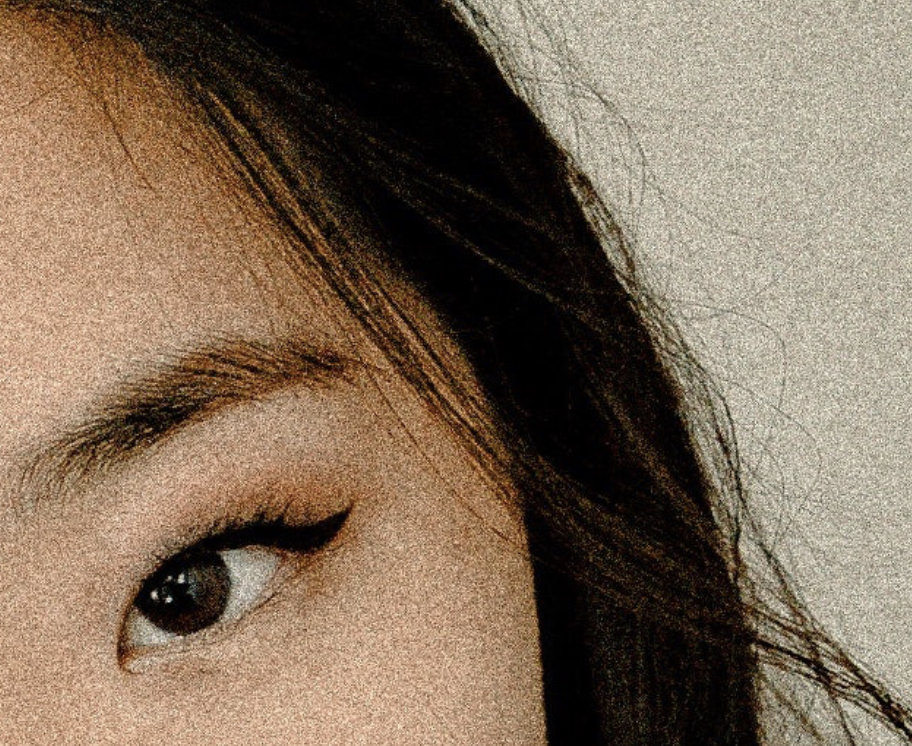
#> input picture PycharmProjects/ImageFilteringTechniques/source/noicyImg.jpg, 912 x 746 px
$ python hybridTechWithMeasurements.py
#> lines starting #> are read from the running program, lines starting #| are printed output that depends on the picture
import cv2
import numpy as np
from skimage.metrics import structural_similarity as ssim
from matplotlib import pyplot as plt


# Load the original image
original = cv2.imread('../source/noicyImg.jpg')
#> original is the input picture: shape (746, 912, 3); mean B, G, R 87.8, 106.6, 125
#############
# # Step 1: Median Blur for noise reduction
# median_blurred = cv2.medianBlur(original, 5)
#
# # Step 2: Bilateral Filter for edge-preserving smoothing
# bilateral = cv2.bilateralFilter(median_blurred, 9, 75, 75)
#
# # Step 3: Unsharp Masking for sharpening
# gaussian_blur = cv2.GaussianBlur(bilateral, (5, 5), 0)
# filtered = cv2.addWeighted(bilateral, 1.5, gaussian_blur, -0.5, 0)
##############
denoised = cv2.fastNlMeansDenoisingColored(original, None, 10, 10, 7, 21)

# Step 2: Bilateral Filter for further noise reduction while preserving edges
filtered = cv2.bilateralFilter(denoised, 9, 75, 75)
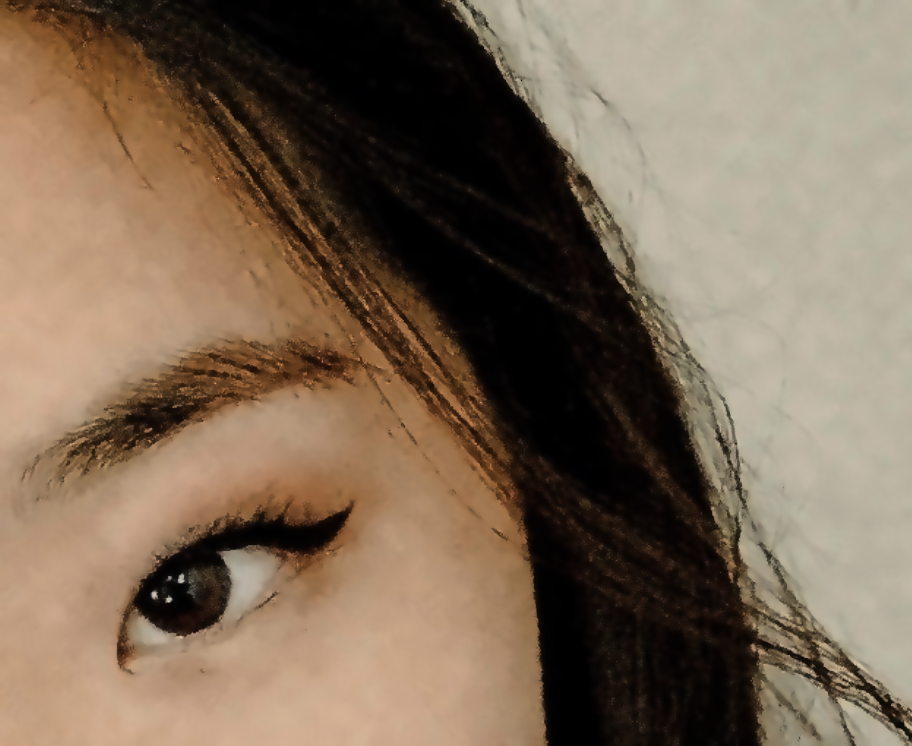
#> filtered: shape (746, 912, 3); mean B, G, R 86.6, 105.8, 125

denoised1 = cv2.fastNlMeansDenoisingColored(original, None, 10, 10, 7, 21)
filtered1 = cv2.bilateralFilter(denoised, 9, 75, 75)
# Step 3: Gaussian Blur to smooth out remaining minor noise
#filtered = cv2.GaussianBlur(bilateral_filtered, (5, 5), 0)

################


# Check if images are loaded
if original is None or filtered is None:
    print("Error: Could not load images.")
    exit()

# Function to calculate PSNR
def psnr(original, filtered):
    mse_value = np.mean((original - filtered) ** 2)
    if mse_value == 0:  # Images are identical
        return float('inf')
    pixel_max = 255.0
    return 20 * np.log10(pixel_max / np.sqrt(mse_value))

# Function to calculate MSE
def mse(original, filtered):
    return np.mean((original - filtered) ** 2)

# Function to calculate SSIM
def compute_ssim(original, filtered):
    original_gray = cv2.cvtColor(original, cv2.COLOR_BGR2GRAY)
    filtered_gray = cv2.cvtColor(filtered, cv2.COLOR_BGR2GRAY)
    return ssim(original_gray, filtered_gray)

# Function to compare histograms
def compare_histograms(original, filtered):
    original_hist = cv2.calcHist([original], [0], None, [256], [0, 256])
    filtered_hist = cv2.calcHist([filtered], [0], None, [256], [0, 256])

    # Plot histograms for both images
    plt.plot(original_hist, label='Original Image', color='blue')
    plt.plot(filtered_hist, label='Filtered Image', color='green')
    plt.xlabel('Pixel Intensity')
    plt.ylabel('Frequency')
    plt.legend()
    plt.title('Histogram Comparison')

# Function to calculate the difference image
def difference_image(original, filtered):
    diff = cv2.absdiff(original, filtered)
    return diff

def histogram_analysis(image):
    hist = cv2.calcHist([image], [0], None, [256], [0, 256])
#> hist = 256 values, max 34826 at index 0, min 0 at index 236, mean 2657.6
    mean_intensity = np.mean(hist)
#> mean_intensity = 2657.6
    std_deviation = np.std(hist)
#> std_deviation = 3391.9
    return mean_intensity, std_deviation

# Analyze histograms for original and filtered images
mean_original, std_original = histogram_analysis(original)
#> mean_original = 2657.6; std_original = 3391.9
mean_filtered, std_filtered = histogram_analysis(filtered)
#> mean_filtered = 2657.6; std_filtered = 4073.5

print(f"Original Image - Mean Intensity: {mean_original:.2f}, Std Dev: {std_original:.2f}")
#| Original Image - Mean Intensity: 2657.62, Std Dev: 3391.90
print(f"Filtered Image - Mean Intensity: {mean_filtered:.2f}, Std Dev: {std_filtered:.2f}")
#| Filtered Image - Mean Intensity: 2657.62, Std Dev: 4073.54


# Calculate PSNR, MSE, and SSIM
psnr_value = psnr(original, filtered)
#> in psnr, `mse_value = np.mean((original - filtered) ** 2)`: mse_value = 67.08
#> psnr_value = 29.86
mse_value = mse(original, filtered)
#> mse_value = 67.08
ssim_value = compute_ssim(original, filtered)
#> in compute_ssim, `original_gray = cv2.cvtColor(original, cv2.COLOR_BGR2GRAY)`:
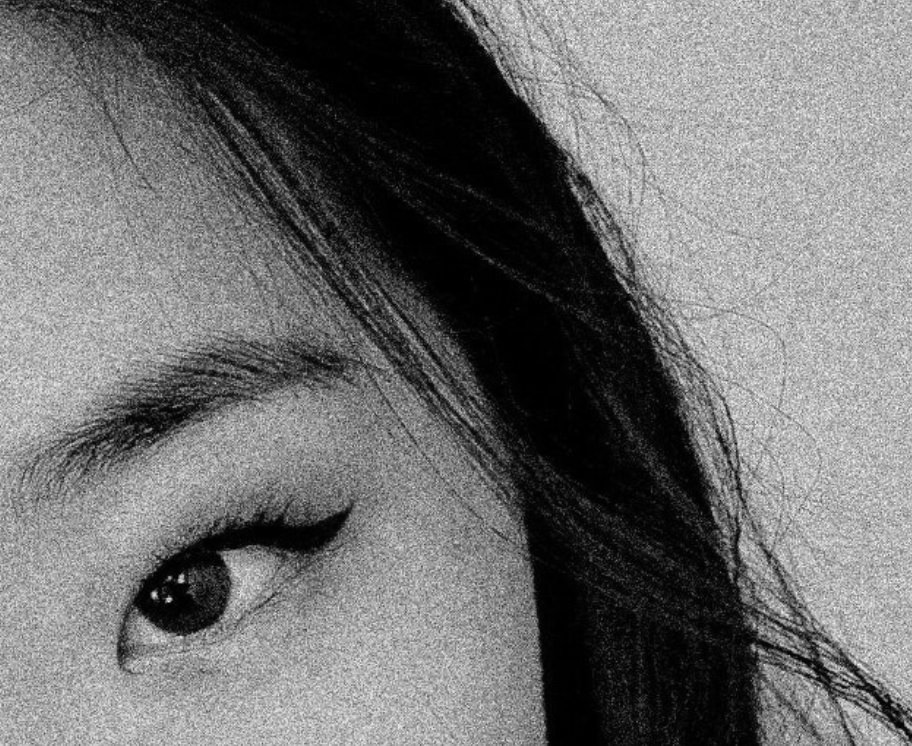
#> original_gray: shape (746, 912); min 0, max 253, mean 109.9
#> ssim_value = 0.45

# Print the results
print(f"PSNR: {psnr_value:.2f} dB")
#| PSNR: 29.86 dB
print(f"MSE: {mse_value:.2f}")
#| MSE: 67.08
print(f"SSIM: {ssim_value:.4f}")
#| SSIM: 0.4501

# Prepare figure to show all images and histograms
plt.figure(figsize=(12, 8))

# Display original image
plt.subplot(2, 2, 1)
plt.imshow(cv2.cvtColor(original, cv2.COLOR_BGR2RGB))
plt.title('Original Image')
plt.axis('off')

# Display filtered image
plt.subplot(2, 2, 2)
plt.imshow(cv2.cvtColor(filtered, cv2.COLOR_BGR2RGB))
plt.title('Filtered Image')
plt.axis('off')


# Display filtered image
plt.subplot(2, 2, 3)
plt.imshow(cv2.cvtColor(filtered1, cv2.COLOR_BGR2RGB))
plt.title('reFiltered Image')
plt.axis('off')

# Display histogram comparison
#plt.subplot(2, 2, 3)
#compare_histograms(original, filtered)


# Display PSNR, MSE, and SSIM values
plt.subplot(2, 2, 4)
plt.axis('off')  # Turn off axes for the text display
text_str = f"PSNR: {psnr_value:.2f} dB\nMSE: {mse_value:.2f}\nSSIM: {ssim_value:.4f}"
plt.text(0.5, 0.5, text_str, fontsize=14, va='center', ha='center', bbox=dict(facecolor='white', alpha=0.5))
plt.title("Image Quality Metrics")

# [8 lines of commented-out code are left out]
plt.tight_layout()
plt.show()
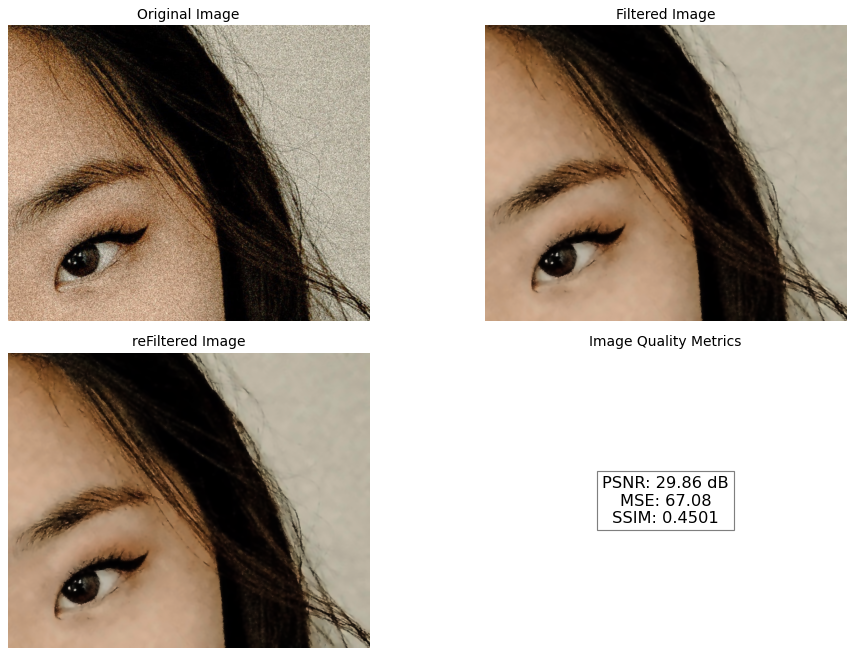
#> figure drawn by matplotlib, 3 panels

$ run again, with PycharmProjects/ImageFilteringTechniques/source/100007.jpg copied over PycharmProjects/ImageFilteringTechniques/source/noicyImg.jpg
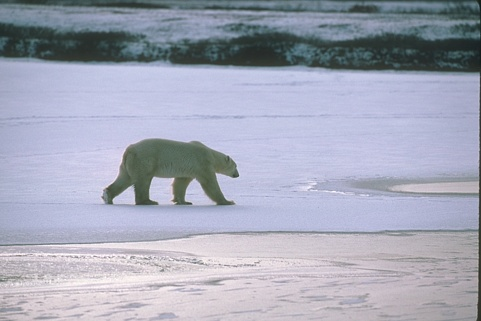
#> input picture PycharmProjects/ImageFilteringTechniques/source/100007.jpg, 481 x 321 px
#> original is the input picture: shape (321, 481, 3); mean B, G, R 183.7, 167.6, 164.2
#> hist = 256 values, max 4773 at index 227, min 0 at index 0, mean 603.1
#> mean_intensity = 603.1
#> std_deviation = 882.2
#> mean_original = 603.1; std_original = 882.2
#> mean_filtered = 603.1; std_filtered = 1020.7
#| Original Image - Mean Intensity: 603.13, Std Dev: 882.19
#| Filtered Image - Mean Intensity: 603.13, Std Dev: 1020.69
#> in psnr, `mse_value = np.mean((original - filtered) ** 2)`: mse_value = 38.87
#> psnr_value = 32.23
#> `mse_value = mse(original, filtered)`: mse_value = 38.87
#> in compute_ssim, `filtered_gray = cv2.cvtColor(filtered, cv2.COLOR_BGR2GRAY)`:
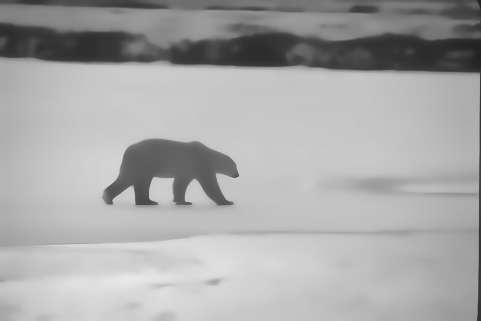
#> filtered_gray: shape (321, 481); min 34, max 231, mean 168.3
#> ssim_value = 0.735
#| PSNR: 32.23 dB
#| MSE: 38.87
#| SSIM: 0.7352
#> `plt.show()`:
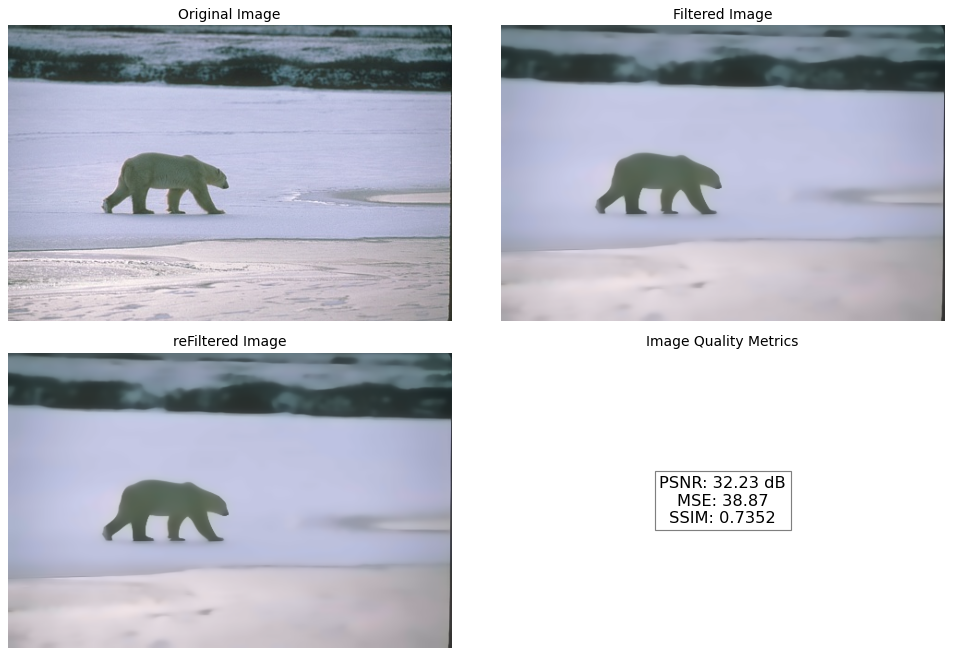
#> figure drawn by matplotlib, 3 panels

$ run again, with PycharmProjects/ImageFilteringTechniques/source/12.jpg copied over PycharmProjects/ImageFilteringTechniques/source/noicyImg.jpg
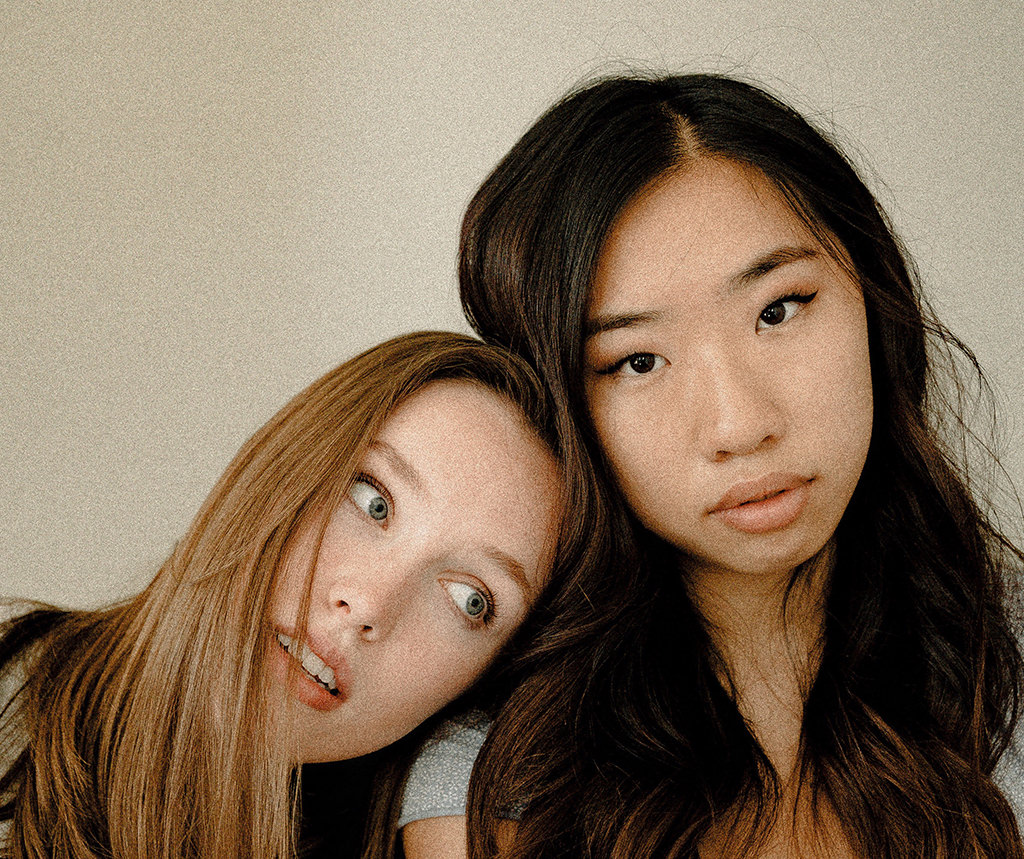
#> input picture PycharmProjects/ImageFilteringTechniques/source/12.jpg, 1024 x 859 px
#> original is the input picture: shape (859, 1024, 3); mean B, G, R 91, 111.4, 131.1
#> hist = 256 values, max 54714 at index 0, min 0 at index 227, mean 3436
#> mean_intensity = 3436
#> std_deviation = 4641.6
#> mean_original = 3436; std_original = 4641.6
#> mean_filtered = 3436; std_filtered = 4815.1
#| Original Image - Mean Intensity: 3436.00, Std Dev: 4641.63
#| Filtered Image - Mean Intensity: 3436.00, Std Dev: 4815.08
#> in psnr, `mse_value = np.mean((original - filtered) ** 2)`: mse_value = 63.32
#> psnr_value = 30.12
#> `mse_value = mse(original, filtered)`: mse_value = 63.32
#> in compute_ssim, `original_gray = cv2.cvtColor(original, cv2.COLOR_BGR2GRAY)`:
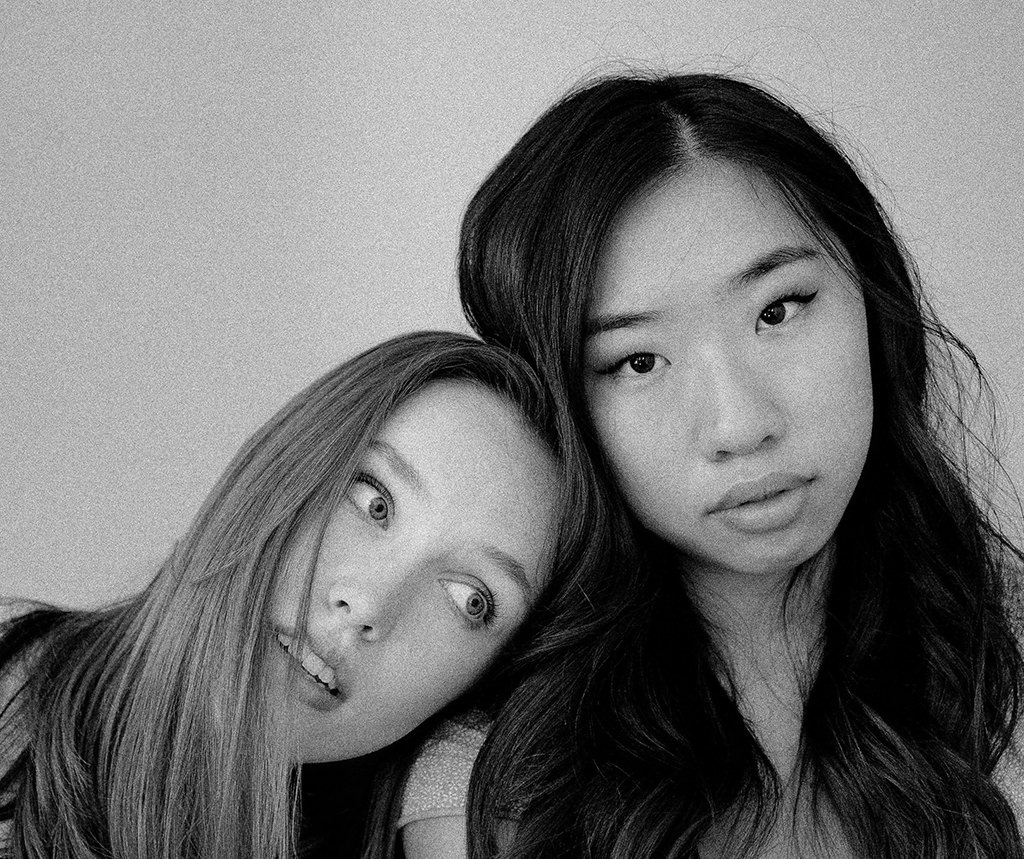
#> original_gray: shape (859, 1024); min 0, max 253, mean 115
#> ssim_value = 0.51
#| PSNR: 30.12 dB
#| MSE: 63.32
#| SSIM: 0.5103
#> `plt.show()`:
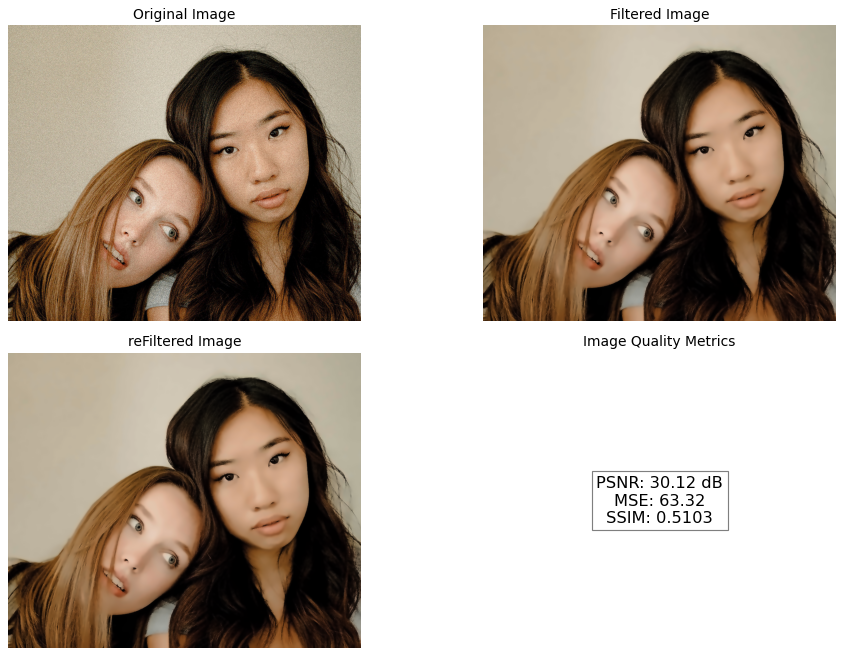
#> figure drawn by matplotlib, 3 panels

$ run again, with PycharmProjects/ImageFilteringTechniques/source/33.jpg copied over PycharmProjects/ImageFilteringTechniques/source/noicyImg.jpg
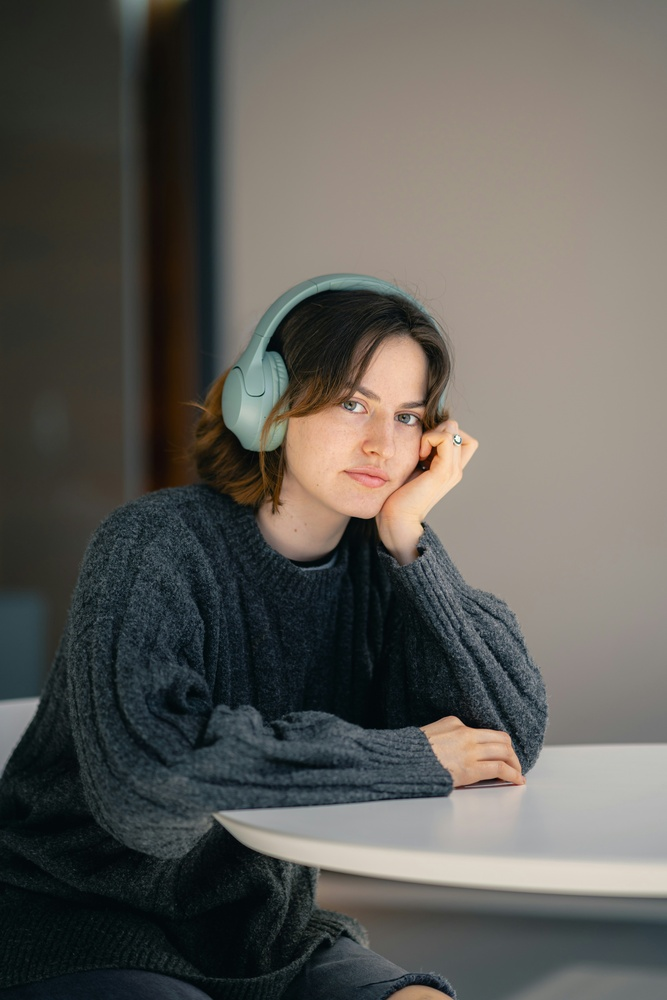
#> input picture PycharmProjects/ImageFilteringTechniques/source/33.jpg, 667 x 1000 px, shrunk from 4511 x 6766 before the run
#> original is the input picture: shape (1000, 667, 3); mean B, G, R 87.7, 92.8, 94.9
#> hist = 256 values, max 13477 at index 146, min 0 at index 209, mean 2605.5
#> mean_intensity = 2605.5
#> std_deviation = 2614.6
#> mean_original = 2605.5; std_original = 2614.6
#> mean_filtered = 2605.5; std_filtered = 2901.9
#| Original Image - Mean Intensity: 2605.47, Std Dev: 2614.58
#| Filtered Image - Mean Intensity: 2605.47, Std Dev: 2901.89
#> in psnr, `mse_value = np.mean((original - filtered) ** 2)`: mse_value = 17.36
#> psnr_value = 35.73
#> `mse_value = mse(original, filtered)`: mse_value = 17.36
#> in compute_ssim, `original_gray = cv2.cvtColor(original, cv2.COLOR_BGR2GRAY)`:
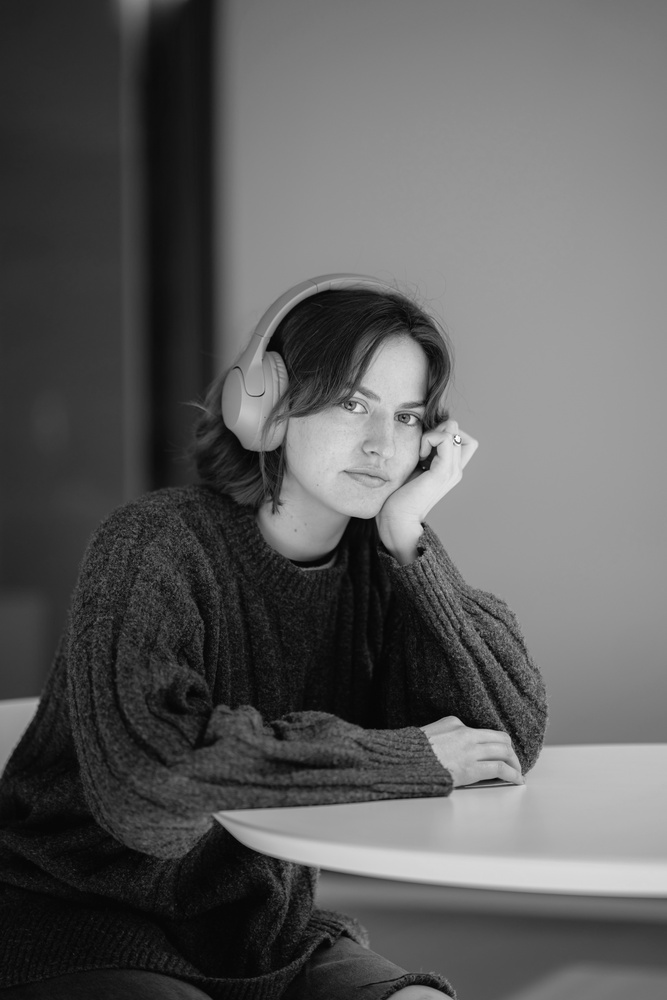
#> original_gray: shape (1000, 667); min 1, max 254, mean 92.8
#> ssim_value = 0.889
#| PSNR: 35.73 dB
#| MSE: 17.36
#| SSIM: 0.8895
#> `plt.show()`:
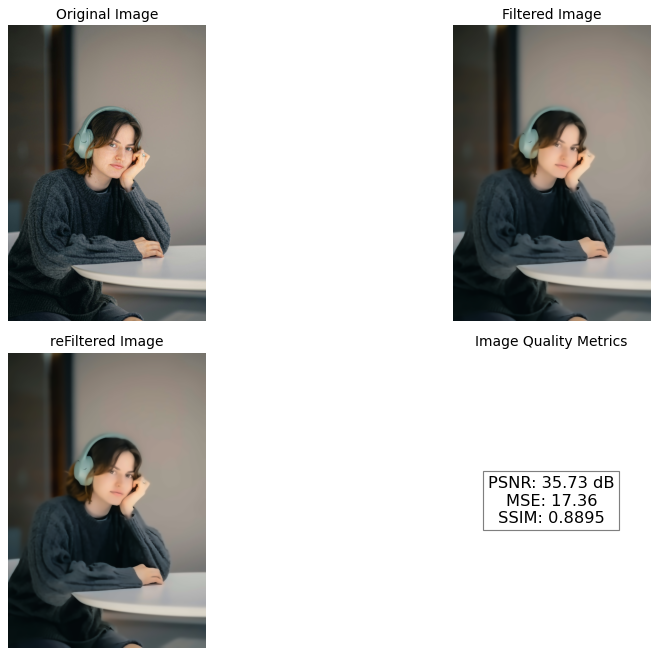
#> figure drawn by matplotlib, 3 panels
